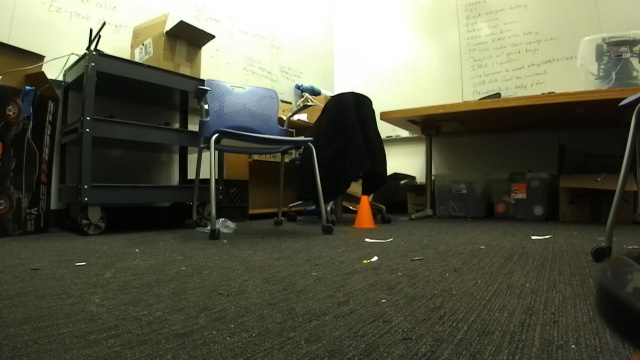
#> input picture computer_vision/test15.jpg, 640 x 360 px, found by its file name
$ python color_segmentation.py   (older library calls are emulated)
#> lines starting #> are read from the running program, lines starting #| are printed output that depends on the picture; after the words box and inside, x2 and y2 are one past the last pixel; in counts of white or black regions, pixels touching at a corner belong together
#> further down, img is the input picture: shape (360, 640, 3); mean B, G, R 72.3, 91.1, 89.8
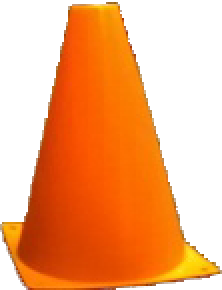
#> input picture computer_vision/cone_template.png, 111 x 145 px, found by its file name (shown 2 times larger)
#> further down, template is the input picture: shape (145, 111, 3); mean B, G, R 119.8, 170.3, 244
import cv2
import imutils
import numpy as np
import pdb
#from debug_utils import *

#################### X-Y CONVENTIONS #########################
# 0,0  X  > > > > >
#
#  Y
#
#  v  This is the image. Y increases downwards, X increases rightwards
#  v  Please return bounding boxes as ((xmin, ymin), (xmax, ymax))
#  v
#  v
#  v
###############################################################

def image_print(img):
	"""
	Helper function to print out images, for debugging. Pass them in as a list.
	Press any key to continue.
	"""
	cv2.imshow("image", img)
	cv2.waitKey(0)
	cv2.destroyAllWindows()

def cd_color_segmentation(img, template=None, img_path=None, debug = False):
	"""
	Implement the cone detection using color segmentation algorithm
	Input:
		img: np.3darray; the input image with a cone to be detected. BGR.
		template_file_path; Not required, but can optionally be used to automate setting hue filter values.
	Return:
		bbox: ((x1, y1), (x2, y2)); the bounding box of the cone, unit in px
				(x1, y1) is the bottom left of the bbox and (x2, y2) is the top right of the bbox
	"""
#> called with debug = False
	########## YOUR CODE STARTS HERE ##########

	# hsv_template = cv2.cvtColor(template, cv2.COLOR_BGR2HSV)
	# lower_bounds, upper_bounds = max_min_hsv(hsv_template)
	print("image:", img.shape)
#| image: (360, 640, 3)
	img_hsv = cv2.cvtColor(img, cv2.COLOR_BGR2HSV)
#> img_hsv: shape (360, 640, 3); mean H, S, V 34.6, 80.3, 92.9
	upper_bounds = [30,255,255] # HSV values we are interested in
	lower_bounds = [8,125,125]
	mask = cv2.inRange(img_hsv, np.array(lower_bounds), np.array(upper_bounds))
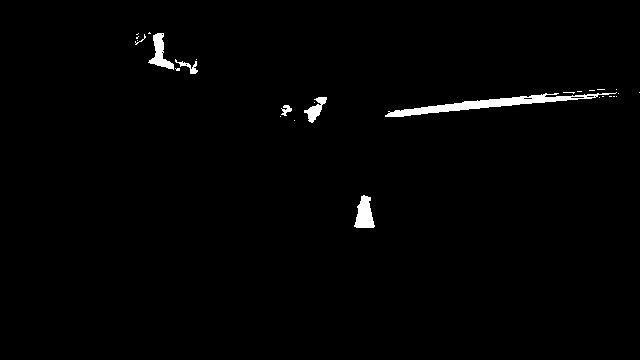
#> mask: shape (360, 640); 1.2% white; 28 white regions (21 under 20 px), largest, box (x1, y1, x2, y2) and area: (385, 92, 617, 117) 1454, (354, 195, 375, 228) 454, (148, 33, 174, 70) 399
	#cv2.imwrite("real_image_1.png",mask)
	kernel = np.ones((5,5), np.uint8)
	eroded = cv2.erode(mask, kernel, iterations=2)
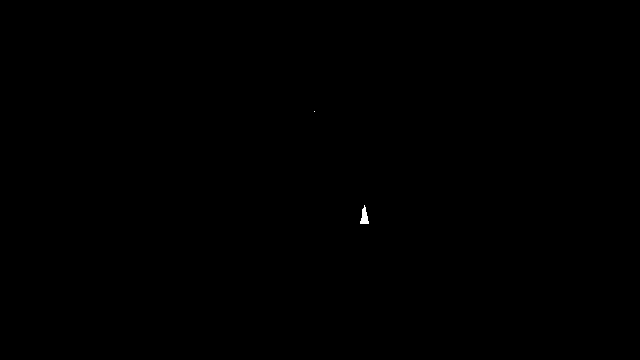
#> eroded: shape (360, 640); 0.04% white; 2 white regions (1 under 20 px), largest, box (x1, y1, x2, y2) and area: (360, 205, 369, 224) 99
	dilated = cv2.dilate(eroded, kernel, iterations=3)
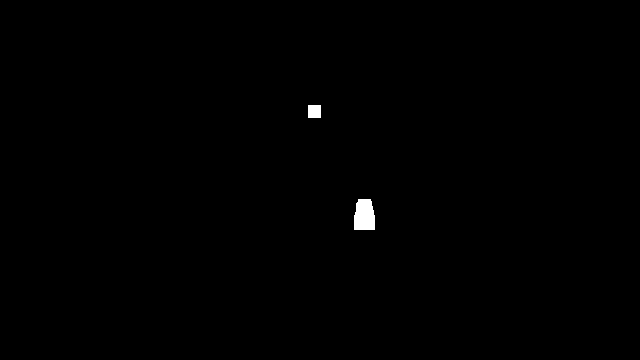
#> dilated: shape (360, 640); 0.32% white; 2 white regions
	im, contours, h = cv2.findContours(dilated, cv2.RETR_LIST, cv2.CHAIN_APPROX_SIMPLE)
#> contours = 2 contours; box (x1, y1, x2, y2) and area: (354, 199, 375, 230) 532, (308, 105, 321, 118) 144; h = [[1, -1, -1, -1], [-1, 0, -1, -1]]
	# [12 lines of commented-out code are left out]

	if len(contours)>1:
		print("There is more than one orange object.")
		# cv2.imshow("image", img)
		# cv2.waitKey(0)
		areas = [cv2.contourArea(c) for c in contours]
#> areas = [532, 144]
		i = areas.index(max(areas))
#> i = 0
		c = contours[i]
#> c = contour of 18 points, box (x1, y1, x2, y2) (354, 199, 375, 230), area 532

	elif len(contours)<1:
		print("No orange object detected.")
		# cv2.imshow("image", img)
		# cv2.waitKey(0)
		return ((0,0), (0, 0))
		return None
	else:
		c = contours[0]
	print(len(contours[0]))
#| 18
	x,y,w,h = cv2.boundingRect(c)
#> x = 354; y = 199; w = 21; h = 31
	bounding_box = ((x,y), (x+w, y+h))
#> bounding_box = ((354, 199), (375, 230))
	print(bounding_box)
#| ((354, 199), (375, 230))
	cv2.rectangle(img,(x,y),(x+w,y+h),(0,255,0),2) # draws bounding rectangle around cone in OG pic
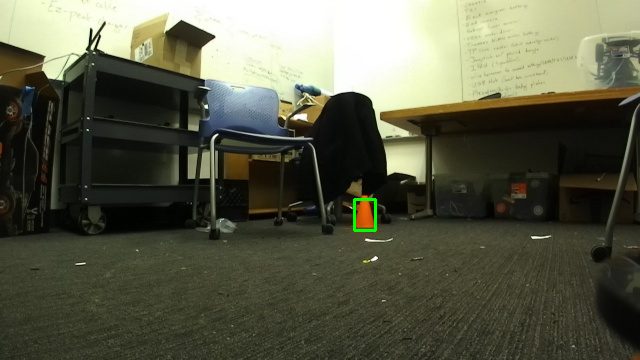
#> img: shape (360, 640, 3); 0.13% of pixels changed, all inside (x1, y1, x2, y2) = (353, 198, 377, 232)

	# draw_bb(img, mask, bounding_box, img_path, show = False, save = True)

	# cv2.imshow("image", img)
	# cv2.waitKey(0)


	########### YOUR CODE ENDS HERE ###########

	# Return bounding box
	return bounding_box

def max_min_hsv(temp): # TODOOOOOOOOOOOOOOOO
	print(temp[0][0])
	low = [180,255,255]
	high = [0,0,0]
	for i in temp:
		for p in i:
			if not (p[0] == 0 and p[1] == 0 and p[2]==255):
				low[0] = min(low[0], p[0])
				low[1] = min(low[0], p[0])
				low[2] = min(low[0], p[0])
				high[0] = max(high[0], p[0])
				high[1] = max(high[1], p[1])
				high[2] = max(high[2], p[2])
	return (np.array(low),np.array(high))


if __name__ == "__main__":
	img = cv2.imread("test15.jpg")
	template = cv2.imread("cone_template.png")
	# image_print(img)
	cd_color_segmentation(img, template)
